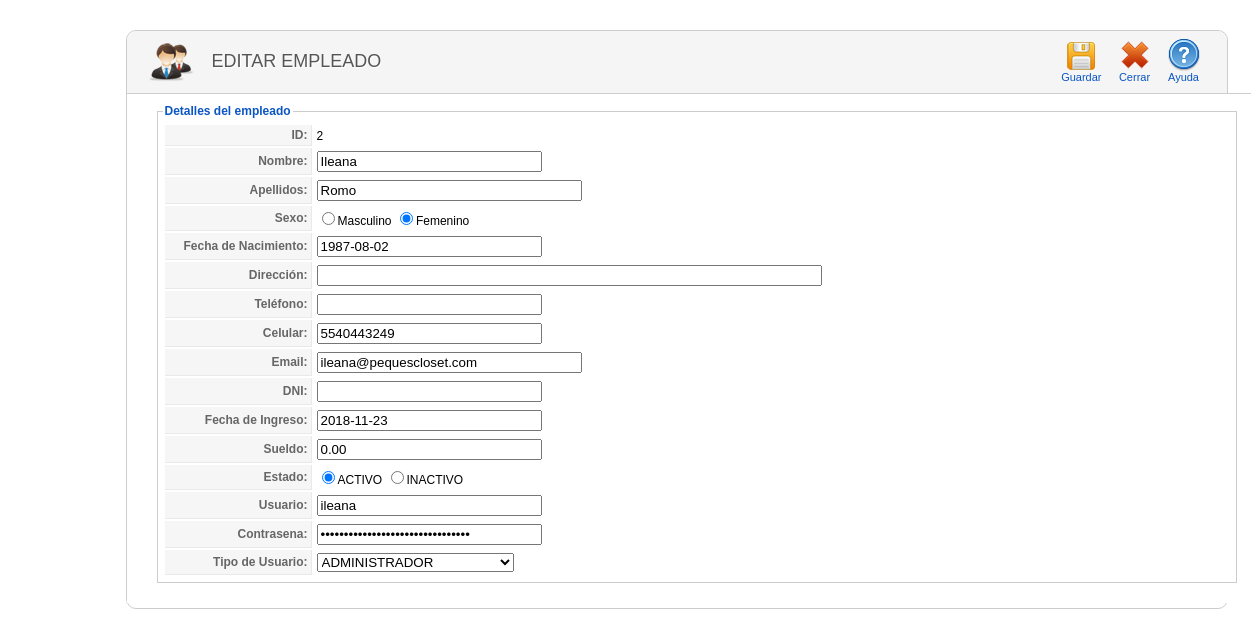
The app's page /empleado/editar_empleado.php?idempleado=2 (signed in) with its own data.
### tables this page shows
CREATE TABLE `empleado` (
  `IdEmpleado` int(11) NOT NULL,
  `Nombre` varchar(50) NOT NULL,
  `Apellido` varchar(80) NOT NULL,
  `Sexo` varchar(1) NOT NULL,
  `FechaNac` date NOT NULL,
  `Direccion` varchar(100) DEFAULT NULL,
  `Telefono` varchar(10) DEFAULT NULL,
  `Celular` varchar(15) DEFAULT NULL,
  `Email` varchar(80) DEFAULT NULL,
  `Dni` varchar(8) DEFAULT NULL,
  `FechaIng` date NOT NULL,
  `Sueldo` decimal(8,2) DEFAULT NULL,
  `Estado` varchar(30) NOT NULL,
  `Usuario` varchar(20) DEFAULT NULL,
  `Contrasena` text,
  `IdTipoUsuario` int(11) NOT NULL
);

### clases/clsEmpleado.php (called while the page is built, shortened)
<?php
include_once("clsConexion.php");
class clsEmpleado{
  function consultarEmpleado($criterio,$busqueda){
   $con = new clsConexion;
   if($con->conectarse()==true){
     $query = "CALL SP_S_Empleado('$criterio','$busqueda')";
	 $result = @mysql_query($query);
	 if (!$result)
	   return false;
	 else
	   return $result;
   }
 }
}
?>

### clases/clsConexion.php (called while the page is built, shortened)
<?php
class clsConexion{
	 function conectarse() {
		   return true;
	 }
}
?>

### clases/clsTipoUsuario.php (called while the page is built, shortened)
<?php
include_once("clsConexion.php");
class clsTipoUsuario{
 function consultarTipoUsuario(){
   $con = new clsConexion;
   if($con->conectarse()==true){
     $query = "CALL SP_S_TipoUsuario()";
	 $result = @mysql_query($query);
	 if (!$result)
	   return false;
	 else
	   return $result;
   }
 }
}
?>

### empleado/editar_empleado.php (the view, shortened to what this page needs)
<html>
<head>
<link href="../css/general.css" rel="stylesheet" type="text/css">
<link href="../css/icon.css" rel="stylesheet" type="text/css">
<link href="../css/box.css" rel="stylesheet" type="text/css">
</head>
<body>
<?php
    if(isset($_SESSION["usuario"])){
?>
<div class="wrapper">
<form name="form_empleado" method="post" action="guardar_empleado.php">
<div class="block">
    <div class="block_head">
    	<div class="imagen_head"><img src="../img/header/empleado.png" width="48" height="43"></div>
    <div class="titulo_head">EDITAR EMPLEADO</div>
      <div class="toolbar" id="toolbar">
            <table class="toolbar">
            	<tbody>
                	<tr>
                    <td>
<button type="submit" class="button">
                   <span class="icon-32-guardar_editar" title="Guardar">
                        </span>
                        Guardar
          			</button>
                    </td>
                    <td>
                        <a href="index.php" class="toolbar">
                        <span class="icon-32-cancelar" title="Nuevo">
                        </span>
                        Cerrar
                        </a>
                    </td>
                    <td>
                        <a href="#" class="toolbar">
                        <span class="icon-32-ayuda" title="Ayuda">
                        </span>
                        Ayuda
                        </a>
                    </td>
                    </tr>
            	</tbody>
            </table>
        </div>
    </div>
    <div class="block_content">
<?php
include_once("../clases/clsEmpleado.php");
include_once("../clases/clsTipoUsuario.php");
$objtipousuario=new clsTipoUsuario;
$resultado_tipousuario=$objtipousuario->consultarTipoUsuario();
$id_emp=$_GET["idempleado"];
$objempleado=new clsEmpleado;
$resultado=$objempleado->consultarEmpleado('id',$id_emp);
while($row=mysql_fetch_array($resultado)){
	$nombre=$row["Nombre"];
	$apellido=$row["Apellido"];
	$sexo=$row["Sexo"];
	$fechanac=$row["FechaNac"];
	$direccion=$row["Direccion"];
	$telefono=$row["Telefono"];
	$celular=$row["Celular"];
	$email=$row["Email"];
	$dni=$row["Dni"];
	$fechaing=$row["FechaIng"];
	$sueldo=$row["Sueldo"];
	$estado=$row["Estado"];
	$usuario=$row["Usuario"];
	$contrasena=$row["Contrasena"];
	$idtipousuario=$row["IdTipoUsuario"];
}
?>
    <fieldset class="adminform">
    <legend>Detalles del empleado</legend>
    <table class="admintable">
        <tr>
            <td width="100" class="key">ID:</td>
            <td><?php echo $id_emp ?></td>
        </tr>
        <tr>
            <td class="key">Nombre:</td>
            <td><input type="text" name="nombre" value="<?php echo $nombre ?>" size="25"></td>
        </tr>
        <tr>
            <td class="key">Apellidos:</td>
            <td><input type="text" name="apellido" value="<?php echo $apellido ?>" size="30"></td>
        </tr>
        <tr>
            <td class="key">Sexo:</td>
            <td><label><input type="radio" name="sexo" value="M" <?php if($sexo=='M') print "checked=true"?> />Masculino</label>
		<label><input type="radio" name="sexo" value="F" <?php if($sexo=='F') print "checked=true"?> />Femenino</label></td>
        </tr>
        <tr>
            <td class="key">Fecha de Nacimiento:</td>
            <td><input type="text" name="fechanac" value="<?php echo $fechanac ?>" size="25"></td>
        </tr>
        <tr>
            <td class="key">Dirección:</td>
            <td><input type="text" name="direccion" value="<?php echo $direccion ?>" size="60"></td>
        </tr>
        <tr>
            <td class="key">Teléfono:</td>
            <td><input type="text" name="telefono"value="<?php echo $telefono ?>" size="25"></td>
        </tr>
                <tr>
            <td class="key">Celular:</td>
            <td><input type="text" name="celular" value="<?php echo $celular ?>" size="25"></td>
        </tr>
        <tr>
            <td class="key">Email:</td>
            <td><input type="text" name="email" value="<?php echo $email ?>" size="30"></td>
        </tr>
        <tr>
            <td class="key">DNI:</td>
            <td><input type="text" name="dni" value="<?php echo $dni ?>" size="25"></td>
        </tr>
        <tr>
            <td class="key">Fecha de Ingreso:</td>
            <td><input type="text" name="fechaing"  value="<?php echo $fechaing ?>" size="25"></td>
        </tr>
        <tr>
            <td class="key">Sueldo:</td>
            <td><input type="text" name="sueldo" value="<?php echo $sueldo ?>" size="25"></td>
        </tr>
        <tr>
            <td class="key">Estado:</td>
            <td><label><input type="radio" name="estado" value="ACTIVO" <?php if($estado=='ACTIVO') print "checked=true"?> />ACTIVO</label>
		<label><input type="radio" name="estado" value="INACTIVO" <?php if($estado=='INACTIVO') print "checked=true"?> />INACTIVO</label></td>
        </tr>
<tr>
            <td class="key">Usuario:</td>
            <td><input type="text" name="usuario" value="<?php echo $usuario ?>" size="25"></td>
        </tr>
<tr>
            <td class="key">Contrasena:</td>
            <td><input name="contrasena" type="password" value="<?php echo $contrasena ?>" size="25"></td>
        </tr>
        <tr>
            <td class="key">Tipo de Usuario:</td>
            <td><select name="idtipousuario">
          <?php
		while($row=mysql_fetch_array($resultado_tipousuario)){
			?>
            <?php
				if($idtipousuario==$row['IdTipoUsuario']){?>
				 <option value="<?php echo $row['IdTipoUsuario']?>" selected="selected"><?php echo $row['Descripcion']?></option>
				<?php } else { ?>
				<option value="<?php echo $row['IdTipoUsuario']?>"><?php echo $row['Descripcion']?></option>
				<?php }?>
	<?php } ?>
        </select></td>
        </tr>
    </table>
	</fieldset>
	</div>
</div>
</form>
</div>
<?php
    } else {
        header("Location:../index.php");
    }
?>
</body>
</html>

### css/general.css (style rules this page uses)
body { margin: 10px; padding: 0; background-image: url(../img/fondo.png); background-repeat: repeat; padding-bottom: 1px; font-size: 11px; }
body, td, th { font-family: Arial, Helvetica, sans-serif; font-size:12px; }
a:link { color: #0B55C4; text-decoration: none; }
fieldset { margin-bottom: 10px; border: 1px #ccc solid; padding: 5px; text-align: left; }
legend { color: #0B55C4; font-size: 12px; font-weight: bold; }
fieldset.adminform { border: 1px solid #ccc; margin: 0 10px 10px 10px; }
table.admintable td { padding: 3px; }
table.admintable td.key, table.admintable td.paramlist_key { background-color: #f6f6f6; text-align: right; width: 140px; color: #666; font-weight: bold; font-size: 12px; border-bottom: 1px solid #e9e9e9; border-right: 1px solid #e9e9e9; }
.block { width:1100px; padding-bottom: 5px; margin-bottom: 25px; clear: both; border-radius: 10px; background-color:#fff; border: solid 1px #CCCCCC; }
.wrapper { width:1000px; margin:0 auto; padding-top: 20px; }
.block .block_content { overflow: hidden; background: #fff; width:1100px; border-top: 1px solid #CECECE; padding: 10px 20px 10px; }
.block .block_head { height:62px; background-color:#F5F5F5; -moz-border-radius: 10px 10px 0px 0px; -o-border-radius: 10px 10px 0px 0px; -webkit-border-radius: 10px 10px 0px 0px; -ms-border-radius: 10px 10px 0px 0px; overflow:visible; }
.block .titulo_head { height:25px; width:auto; float:left; font-family: "Titillium999", "Trebuchet MS", Arial, sans-serif; font-size: 18px; font-weight: normal; text-transform: uppercase; color: #555; text-shadow: 1px 1px 0 #fff; margin-left: 15px; padding-top:20px; }
.block .imagen_head { height:25px; width:50; float:left; margin-left: 20px; padding-top:10px; }
div.toolbar { float: right; text-align: right; padding: 0; margin-right: 20px; margin-top:5px; }
table.toolbar { border-collapse: collapse; padding: 0; margin: 0; }
table.toolbar td { padding: 1px 1px 1px 4px; text-align: center; color: #666; height: 48px; }
table.toolbar span { float: none; width: 32px; height: 32px; margin: 0 auto; display: block; }
table.toolbar a { display: block; float: left; background:#F5F5F5; white-space: nowrap; border: 1px solid #F5F5F5; padding: 1px 5px; cursor: pointer; font-size:11px; }
.button { display: block; float: left; white-space: nowrap; border: 1px solid #F5F5F5; padding: 1px 5px; cursor: pointer; font-family: Arial, Helvetica, sans-serif; font-size:11px; color: #0B55C4; text-align:center center; background:#F5F5F5; }

### records on screen
empleado: nombre "Ileana", apellido "Romo", Sexo "☑ Femenino", fechanac "1987-08-02", celular "5540443249", email "ileana@pequescloset.com", fechaing "2018-11-23", sueldo "0.00", Estado "☑ ACTIVO", usuario "ileana"

### other values on screen
$id_emp "2"
form field idtipousuario "ADMINISTRADOR"
